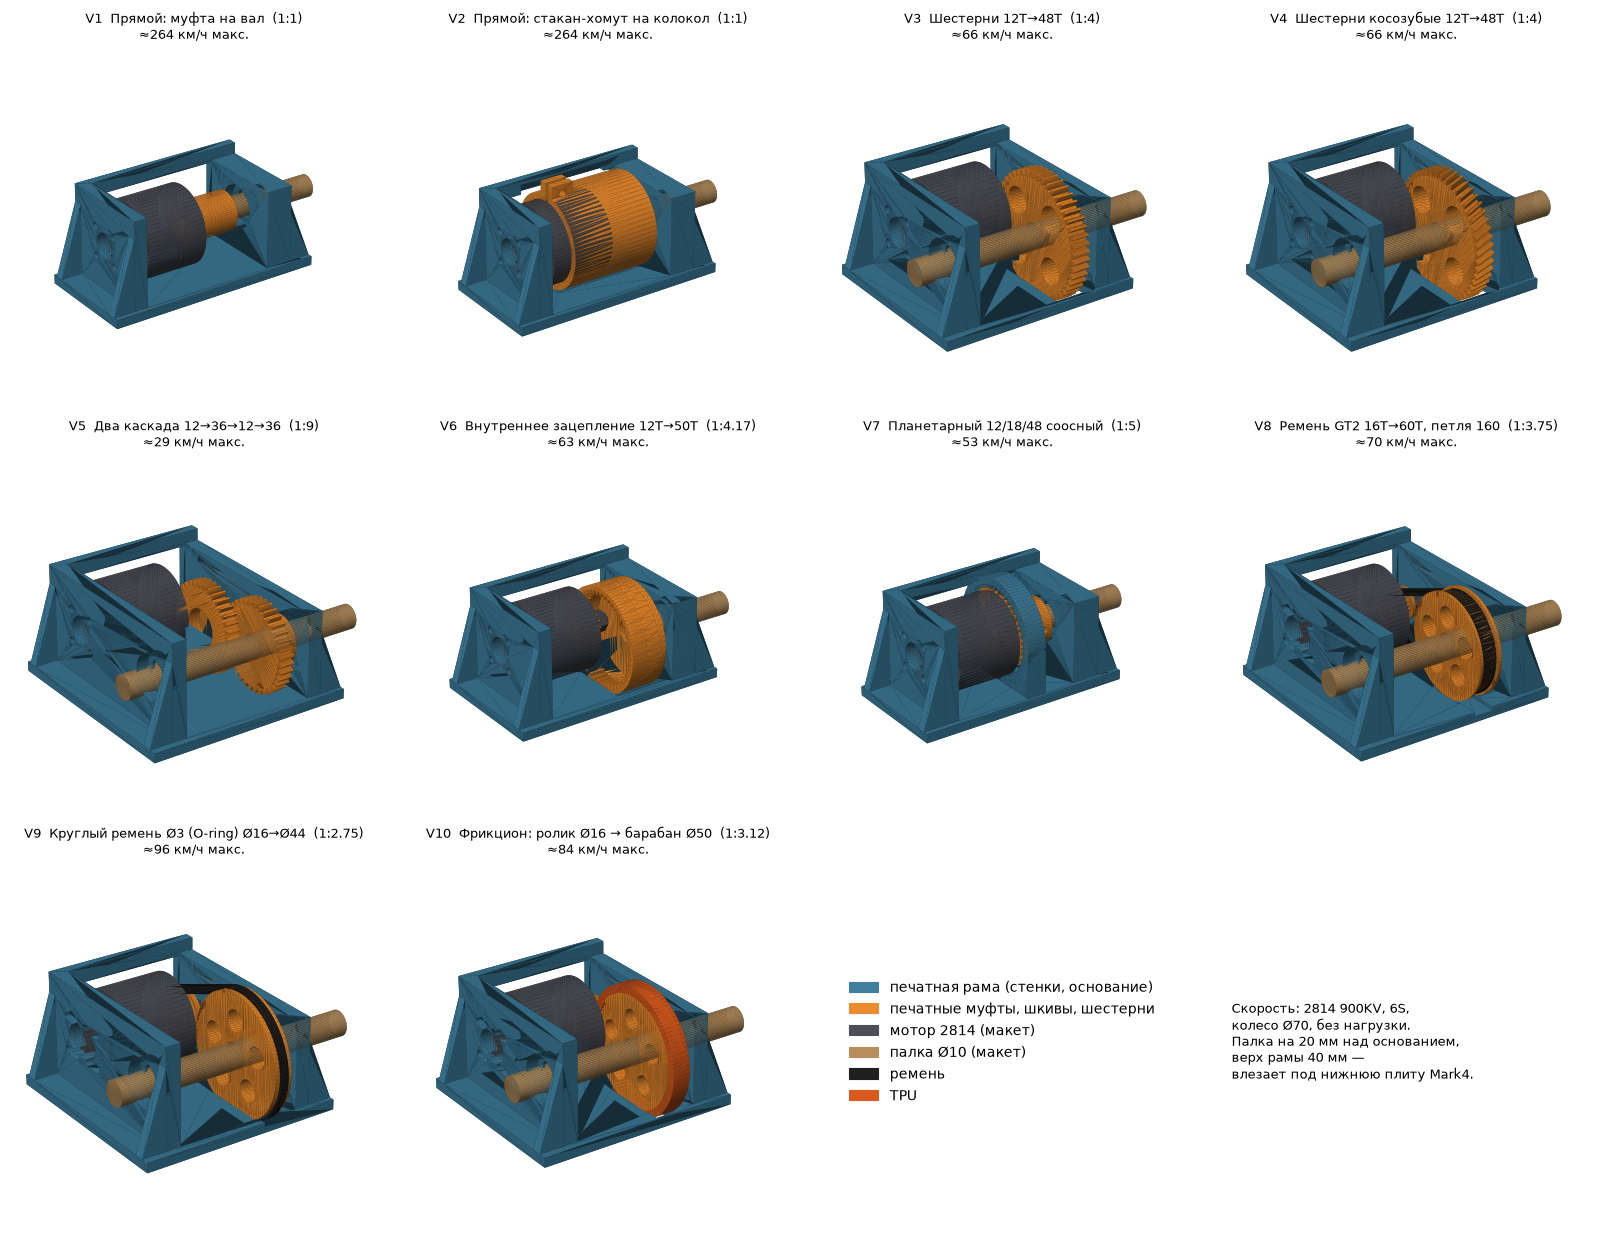

Here is the Python script that generated this plot:
"""
10 вариантов приводного модуля: мотор 2814 рядом с палкой Ø10 (ось мотора параллельна
палке, на одной высоте), коробчатая рама: левая стенка держит мотор и подшипник палки,
правая — второй подшипник, передача между колоколом мотора и правой стенкой.

Система координат: Y — вдоль палки, X — поперёк (мотор в -X от палки), Z вверх,
Z=0 — верх основания. Палка на Z = ROD_Z (как ось машинки: под нижней плитой дрона
остаётся место). Палка Ø10 в подшипниках 6800ZZ (10×19×5).

Запуск:  python3 drive_variants.py          -> stl/drive/V*/ + drive_variants.png
         python3 drive_variants.py --check  -> зацепления и касания
"""
import math
import os
import sys

import matplotlib
matplotlib.use("Agg")
import matplotlib.pyplot as plt
from matplotlib.patches import Patch
from mpl_toolkits.mplot3d.art3d import Poly3DCollection
import numpy as np

from generate_car import M, m3d, box, cyl_y, cyl_z, union, hex_prism, to_trimesh, on_bed

HERE = os.path.dirname(os.path.abspath(__file__))

# ---------------- ПАРАМЕТРЫ (мм) ----------------
ROD_Z = 20.0            # высота палки над основанием
ROD_R = 5.0             # палка Ø10
BRG_D, BRG_W = 19.1, 5.0   # 6800ZZ
WALL_T = 6.0
WALL_TOP = 40.0         # под нижнюю плиту дрона (42 в машинке)
BASE_T = 4.0
# мотор 2814: колокол Ø35, лапа→верх колокола 32, вал M5 выступает 14
MOTOR_R, MOTOR_L, SHAFT_L = 17.5, 32.0, 14.0
MOTOR_DIAG = 19.0       # замер: между центрами отверстий мотора по диагонали
MOTOR_HOLES = [(sx * MOTOR_DIAG / 2 / math.sqrt(2), sz * MOTOR_DIAG / 2 / math.sqrt(2))
               for sx in (-1, 1) for sz in (-1, 1)]   # квадрат 13.4 × 13.4, M3
P0 = MOTOR_L + 1.0      # начало плоскости передачи (за верхом колокола)
KV, VOLT, WHEEL_D = 900, 22.2, 70.0   # для оценки скорости: 2814 900KV, 6S, колесо Ø70
GM = 1.0                # модуль шестерён
BL = 0.15               # боковой зазор (утонение зуба)
# ------------------------------------------------

COL = {"frame": (0.25, 0.50, 0.62), "print": (0.93, 0.55, 0.18), "motor": (0.30, 0.31, 0.34),
       "rod": (0.72, 0.56, 0.36), "belt": (0.12, 0.12, 0.12), "tpu": (0.85, 0.35, 0.12)}


# ---------------------------------------------------------------- 2D профили
def involute(z, m=GM, shift=0.0, backlash=BL, ha=1.0, hf=1.25, pts=10):
    """Внешнее эвольвентное колесо, зуб №0 по +X."""
    pa = math.radians(20)
    rp = m * z / 2
    rb = rp * math.cos(pa)
    ra = rp + m * (ha + shift)
    rf = rp - m * (hf - shift)
    s = m * (math.pi / 2 + 2 * shift * math.tan(pa)) - backlash
    inv = lambda a: math.tan(a) - a
    half = s / (2 * rp) + inv(pa)
    psi = lambda r: half if r <= rb else half - inv(math.acos(rb / r))
    r0 = max(rb, rf)
    rs = [r0 + (ra - r0) * i / pts for i in range(pts + 1)]
    poly = []
    for i in range(z):
        c = 2 * math.pi * i / z
        prof = [(rf, c - psi(r0))] + [(r, c - psi(r)) for r in rs] + \
               [(r, c + psi(r)) for r in reversed(rs)] + [(rf, c + psi(r0))]
        poly += [(r * math.cos(a), r * math.sin(a)) for r, a in prof]
    return m3d.CrossSection([poly])


def ring_gear(z, outer_r, m=GM, shift=0.0, tip_r=None):
    """Венец с внутренними зубьями: впадины — это профиль внешнего колеса-«долбяка»."""
    rp = m * z / 2
    tip_r = tip_r or rp - m * (1 - shift) + 0.4
    tool = involute(z, m, shift, backlash=-BL, ha=1.25)
    return circle(outer_r) - (tool + circle(tip_r))


def circle(r, n=96):
    return m3d.CrossSection.circle(r, n)


def gt2_pulley(teeth):
    pd = teeth * 2 / math.pi
    od = pd - 0.508
    cs = circle(od / 2, 128)
    grooves = [circle(0.6, 16).translate([od / 2 * math.cos(2 * math.pi * i / teeth),
                                          od / 2 * math.sin(2 * math.pi * i / teeth)]) for i in range(teeth)]
    return cs - m3d.CrossSection.batch_boolean(grooves, m3d.OpType.Add), pd / 2


def band(c1, r1, c2, r2, t):
    """Открытый ремень вокруг двух шкивов (2D кольцо толщиной t по делительным радиусам)."""
    outer = m3d.CrossSection.batch_hull([circle(r1 + t / 2).translate(c1), circle(r2 + t / 2).translate(c2)])
    inner = m3d.CrossSection.batch_hull([circle(r1 - t / 2).translate(c1), circle(r2 - t / 2).translate(c2)])
    return outer - inner


def belt_length(a, r1, r2):
    return 2 * a + math.pi * (r1 + r2) + (r2 - r1) ** 2 / a


def solve_a(L, r1, r2):
    lo, hi = abs(r2 - r1) + 1, 500
    for _ in range(80):
        mid = (lo + hi) / 2
        lo, hi = (mid, hi) if belt_length(mid, r1, r2) < L else (lo, mid)
    return (lo + hi) / 2


# ---------------------------------------------------------------- 3D размещение
def ext(cs, y0, y1, x=0.0, z=ROD_Z, twist=0.0, spin=0.0):
    """2D профиль (ось вращения = локальная Z) -> тело вдоль Y от y0 до y1 с центром (x, z)."""
    m = M.extrude(cs.rotate(spin), y1 - y0, n_divisions=12 if twist else 0, twist_degrees=twist)
    return m.rotate([-90, 0, 0]).translate([x, y0, z])


def motor(x):
    return union([cyl_y(15.0, 0, 4, x, ROD_Z), cyl_y(MOTOR_R, 4, MOTOR_L, x, ROD_Z),
                  cyl_y(2.5, MOTOR_L, MOTOR_L + SHAFT_L, x, ROD_Z, 24)])


def rod(y0, y1, x=0.0):
    return cyl_y(ROD_R, y0, y1, x, ROD_Z, 48)


def frame(motor_x, right_y0, rod_through_left=True, slots=0.0, extra_left=None, right_t=WALL_T,
          right_xspan=None):
    """Коробчатая рама. Левая стенка y∈[-WALL_T,0], правая y∈[right_y0, right_y0+right_t]."""
    xl0 = min(motor_x - 22, -14)
    xl1 = max(motor_x + 22, 14) if not rod_through_left else max(14, motor_x + 22)
    if extra_left:
        xl0 = min(xl0, extra_left[0]); xl1 = max(xl1, extra_left[1])
    y_end = right_y0 + right_t
    xr0, xr1 = xl0, max(xl1, 15)
    xb0, xb1 = min(xl0, xr0) - 2, max(xl1, xr1) + 2
    parts = [box(xb0, xb1, -WALL_T - 10, y_end + 10, -BASE_T, 0),
             box(xl0, xl1, -WALL_T, 0, 0, WALL_TOP),
             box(xr0, xr1, right_y0, y_end, 0, ROD_Z + 15)]
    parts.append(cyl_y(13, right_y0, y_end, 0, ROD_Z))
    # косынки снаружи стенок
    for gx in (xl0, xl1 - 4):
        parts.append(M.hull_points([[gx, -WALL_T, 0], [gx + 4, -WALL_T, 0], [gx, -WALL_T - 10, 0],
                                    [gx + 4, -WALL_T - 10, 0], [gx, -WALL_T, 32], [gx + 4, -WALL_T, 32]]))
    for gx in (xr0, xr1 - 4):
        parts.append(M.hull_points([[gx, y_end, 0], [gx + 4, y_end, 0], [gx, y_end + 10, 0],
                                    [gx + 4, y_end + 10, 0], [gx, y_end, 26], [gx + 4, y_end, 26]]))
    # задняя стенка-связь (за мотором) с окном: коробка не складывается при ударе
    back = box(xl0, xl0 + 4, -WALL_T, y_end, 0, WALL_TOP)
    back -= box(xl0 - 1, xl0 + 5, 3, y_end - 4, 7, WALL_TOP - 6)
    parts.append(back)
    parts.append(box(xl0, xl1, -WALL_T, -WALL_T + 0.01, 0, 0.01))
    f = union(parts)
    cuts = [cyl_y(6.0, -WALL_T - 1, 1, motor_x, ROD_Z)]
    for dx, dz in MOTOR_HOLES:
        if slots:
            cuts.append(M.batch_hull([cyl_y(1.65, -WALL_T - 1, 1, motor_x + dx - slots, ROD_Z + dz, 20),
                                      cyl_y(1.65, -WALL_T - 1, 1, motor_x + dx + slots, ROD_Z + dz, 20)]))
        else:
            cuts.append(cyl_y(1.65, -WALL_T - 1, 1, motor_x + dx, ROD_Z + dz, 20))
    if slots:
        cuts.append(M.batch_hull([cyl_y(6.0, -WALL_T - 1, 1, motor_x - slots, ROD_Z),
                                  cyl_y(6.0, -WALL_T - 1, 1, motor_x + slots, ROD_Z)]))
    if rod_through_left:
        cuts += [cyl_y(BRG_D / 2, -WALL_T - 1, -WALL_T + BRG_W, 0, ROD_Z), cyl_y(6.5, -WALL_T - 1, 1, 0, ROD_Z)]
    cuts += [cyl_y(BRG_D / 2, y_end - BRG_W, y_end + 1, 0, ROD_Z), cyl_y(6.5, right_y0 - 1, y_end + 1, 0, ROD_Z)]
    if right_t >= 2 * BRG_W + 1:
        cuts.append(cyl_y(BRG_D / 2, right_y0 - 1, right_y0 + BRG_W, 0, ROD_Z))
    return f - union(cuts)


def hub(y0, y1, r=10.0):
    """Ступица на палку Ø10: 2 стопорных винта M3 под 90° (на лыску палки),
    гайки M3 вставляются в пазы с торца ступицы."""
    h = cyl_y(r, y0, y1, 0, ROD_Z) - cyl_y(ROD_R + 0.15, y0 - 1, y1 + 1, 0, ROD_Z)
    ym = (y0 + y1) / 2
    cuts = []
    for ang in (90, 0):          # сверху и сбоку
        a = math.radians(ang)
        ux, uz = math.cos(a), math.sin(a)
        screw = M.cylinder(r + 1, 1.6, 1.6, 16).rotate([0, 90, 0]).rotate([0, -ang, 0]).translate([0, ym, ROD_Z])
        rn = ROD_R + 2.3     # гайка между палкой и наружной стенкой ступицы
        nut = (hex_prism(5.8, -1.3, 1.3).rotate([0, 90, 0]).rotate([0, -ang, 0])
               .translate([rn * ux, ym, ROD_Z + rn * uz]))
        slot = box(-2.9, 2.9, ym, y1 + 1, -1.3, 1.3).rotate([0, 90, 0]).rotate([0, -ang, 0]) \
            .translate([rn * ux, 0, ROD_Z + rn * uz])
        cuts += [screw, nut, slot]
    return h - union(cuts)


def on_shaft(cs, y0, y1, x, spin=0.0, twist=0.0, nut=True):
    """Деталь на вал M5 мотора, зажата гайкой пропеллера."""
    return ext(cs, y0, y1, x, twist=twist, spin=spin) - cyl_y(2.6, y0 - 1, y1 + 1, x, ROD_Z, 24)


def nut_proxy(x, y0):
    return hex_prism(8.0, 0, 4.5).rotate([-90, 0, 0]).translate([x, y0, ROD_Z])


# ---------------------------------------------------------------- зацепления
def phase_search(drv_cs, drv_pos, drn_cs, drn_pos, period):
    best, bp = 1e9, 0.0
    d = drv_cs.translate(drv_pos)
    for i in range(int(period / 0.25) + 1):
        a = i * 0.25
        v = (d ^ drn_cs.rotate(a).translate(drn_pos)).area()
        if v < best:
            best, bp = v, a
    return bp, best


def mesh_sweep(drv_cs, drv_pos, drv_ph, drn_cs, drn_pos, drn_ph, ratio, steps=40, internal=False):
    """Крутим ведущее на шаг зуба, ведомое — с передаточным; ищем максимум пересечения."""
    worst, eng = 0.0, 1e9
    z_period = 30.0
    for i in range(steps + 1):
        a = z_period * i / steps
        d = drv_cs.rotate(drv_ph + a).translate(drv_pos)
        n = drn_cs.rotate(drn_ph + (a / ratio if internal else -a / ratio)).translate(drn_pos)
        worst = max(worst, (d ^ n).area())
        # зуб в зацеплении: доворот ведомого на 1/4 шага обязан дать пересечение
        kick = 90.0 / (ratio * 12)
        n2 = drn_cs.rotate(drn_ph + (a / ratio if internal else -a / ratio) + kick).translate(drn_pos)
        n3 = drn_cs.rotate(drn_ph + (a / ratio if internal else -a / ratio) - kick).translate(drn_pos)
        eng = min(eng, max((d ^ n2).area(), (d ^ n3).area()))
    return worst, eng


# ---------------------------------------------------------------- варианты
def v_coupler():
    """Прямой привод: муфта на вал мотора, палка соосно."""
    mx = 0.0
    y1 = MOTOR_L + 22
    c = cyl_y(9, MOTOR_L + 0.5, y1, 0, ROD_Z)
    c -= union([cyl_y(2.6, MOTOR_L - 1, MOTOR_L + 9, 0, ROD_Z, 24),
                hex_prism(8.3, 0, 7).rotate([-90, 0, 0]).translate([0, MOTOR_L + 6, ROD_Z]),   # гайка вала внутри
                cyl_y(ROD_R + 0.15, MOTOR_L + 9, y1 + 1, 0, ROD_Z)])
    c -= M.cylinder(20, 1.4, 1.4, 16).translate([0, 0, -10]).translate([0, y1 - 6, ROD_Z])
    ry = y1 + 6
    fr = frame(mx, ry, rod_through_left=False, right_t=2 * BRG_W + 2)
    return dict(name="Прямой: муфта на вал", ratio=1.0, frame=fr,
                parts=[("coupler", c, "print", 1)], motor=motor(mx),
                extra=[("rod", rod(MOTOR_L + 10, ry + 2 * BRG_W + 2 + 25), "rod")],
                note="самый простой; очень быстрый, рывок при старте")


def v_bell_clamp():
    """Прямой привод: стакан-хомут на колокол."""
    mx = 0.0
    y0, y1 = 12.0, MOTOR_L + 20
    c = cyl_y(MOTOR_R + 3, y0, y1, 0, ROD_Z)
    ear = box(-4, 4, y0, y0 + 10, ROD_Z + MOTOR_R, ROD_Z + MOTOR_R + 8)
    c = union([c, ear])
    c -= union([cyl_y(MOTOR_R + 0.2, y0 - 1, MOTOR_L + 0.01, 0, ROD_Z),
                cyl_y(4.5, MOTOR_L - 1, MOTOR_L + 5, 0, ROD_Z),
                cyl_y(ROD_R + 0.15, MOTOR_L + 5, y1 + 1, 0, ROD_Z),
                box(-0.8, 0.8, y0 - 1, y0 + 11, ROD_Z, ROD_Z + MOTOR_R + 9),              # прорезь хомута
                M.cylinder(12, 1.65, 1.65, 16).rotate([0, 90, 0]).translate([-6, y0 + 5, ROD_Z + MOTOR_R + 4])])
    ry = y1 + 6
    fr = frame(mx, ry, rod_through_left=False, right_t=2 * BRG_W + 2)
    return dict(name="Прямой: стакан-хомут на колокол", ratio=1.0, frame=fr,
                parts=[("bell_clamp", c, "print", 1)], motor=motor(mx),
                extra=[("rod", rod(MOTOR_L + 5, ry + 2 * BRG_W + 2 + 25), "rod")],
                note="момент берётся с колокола, вал не нагружен; очень быстрый")


def v_spur(z1=12, z2=48, helical=False):
    a = GM * (z1 + z2) / 2 + 0.1
    mx = -a
    w = 7.0
    p = involute(z1, shift=0.3)
    g = involute(z2, shift=-0.3)
    ph, _ = phase_search(p, (-a, 0), g, (0, 0), 360 / z2)
    beta = math.radians(20)
    tw1 = math.degrees(w * math.tan(beta) / (GM * z1 / 2)) if helical else 0
    tw2 = -math.degrees(w * math.tan(beta) / (GM * z2 / 2)) if helical else 0
    pin = on_shaft(p, P0, P0 + w, mx, twist=tw1)
    gear = ext(g, P0, P0 + w, 0, spin=ph, twist=tw2)
    gear = union([gear, hub(P0 + w - 0.01, P0 + w + 8)]) - cyl_y(ROD_R + 0.15, P0 - 1, P0 + w + 9, 0, ROD_Z)
    for i in range(4):
        an = math.radians(45 + 90 * i)
        gear -= cyl_y(5.5, P0 - 1, P0 + w + 1, 14.5 * math.cos(an), ROD_Z + 14.5 * math.sin(an), 32)
    ry = P0 + w + 10
    fr = frame(mx, ry)
    name = f"Шестерни {'косозубые' if helical else ''} {z1}T→{z2}T".replace("  ", " ")
    return dict(name=name, ratio=z2 / z1, frame=fr,
                parts=[(f"pinion_{z1}T", pin, "print", 1), (f"gear_{z2}T", gear, "print", 1)],
                motor=union([motor(mx), nut_proxy(mx, P0 + w)]),
                extra=[("rod", rod(-WALL_T - 12, ry + WALL_T + 25), "rod")],
                mesh=[(p, (-a, 0), 0, g, (0, 0), ph, z2 / z1, False)],
                note="тише и плавнее, осевая сила на подшипник" if helical else "надёжно, без натяжения, слышно")


def v_two_stage():
    z1, z2 = 12, 36
    a = GM * (z1 + z2) / 2 + 0.1
    mx, ix = -2 * a, -a
    w = 6.0
    p, g = involute(z1, shift=0.3), involute(z2, shift=-0.3)
    ph1, _ = phase_search(p, (mx, 0), g, (ix, 0), 360 / z2)
    # промежуточный блок: 36T (ступень 1) + 12T (ступень 2) на оси M5
    blk = union([ext(g, P0, P0 + w, ix, spin=ph1), ext(p, P0 + w, P0 + 2 * w + 0.5, ix, spin=ph1)])
    # 2 × 625ZZ по торцам блока, ось — болт M5 из правой стенки
    blk -= union([cyl_y(8.05, P0 - 1, P0 + 5, ix, ROD_Z), cyl_y(8.05, P0 + 2 * w - 4.5, P0 + 2 * w + 2, ix, ROD_Z),
                  cyl_y(3.0, P0 - 1, P0 + 2 * w + 2, ix, ROD_Z)])
    small_rel = p.rotate(ph1).translate([ix, 0])
    ph2, _ = phase_search(small_rel, (0, 0), g, (0, 0), 360 / z2)
    gear = union([ext(g, P0 + w + 0.5, P0 + 2 * w + 0.5, 0, spin=ph2), hub(P0 + 2 * w + 0.49, P0 + 2 * w + 8)])
    gear -= cyl_y(ROD_R + 0.15, P0, P0 + 2 * w + 10, 0, ROD_Z)
    pin = on_shaft(p, P0, P0 + w, mx)
    ry = P0 + 2 * w + 10
    fr = frame(mx, ry)
    # ось промежуточного блока: M5 от правой стенки
    fr = union([fr, cyl_y(6, P0 + 2 * w + 0.8, ry + 0.01, ix, ROD_Z)]) - cyl_y(2.6, P0, ry + WALL_T + 1, ix, ROD_Z, 24)
    return dict(name="Два каскада 12→36→12→36", ratio=9.0, frame=fr,
                parts=[("pinion_12T", pin, "print", 1), ("idler_36T_12T", blk, "print", 1),
                       ("gear_36T", gear, "print", 1)],
                motor=union([motor(mx), nut_proxy(mx, P0 + w)]),
                extra=[("rod", rod(-WALL_T - 12, ry + WALL_T + 25), "rod")],
                mesh=[(p, (mx, 0), 0, g, (ix, 0), ph1, 3.0, False),
                      (p, (ix, 0), ph1, g, (0, 0), ph2, 3.0, False)],
                note="много момента, медленно; больше деталей")


def v_internal():
    z1, z2, m = 12, 50, 0.8
    a = m * (z2 - z1) / 2
    mx = -a
    w = 7.0
    p = involute(z1, m, shift=0.3, backlash=0.12)
    ring_cs = ring_gear(z2, 23.0, m, shift=0.3, tip_r=m * z2 / 2 - 0.4)
    ph, _ = phase_search(p, (-a, 0), ring_cs, (0, 0), 360 / z2)
    ring = ext(ring_cs, P0, P0 + w, 0, spin=ph)
    # за венцом — проставка-кольцо (внутри крутится гайка вала мотора), потом дно и ступица
    spacer = cyl_y(23, P0 + w - 0.01, P0 + w + 6.5, 0, ROD_Z) - cyl_y(20.5, P0 + w - 1, P0 + w + 7, 0, ROD_Z)
    cup = union([ring, spacer, cyl_y(23, P0 + w + 6.49, P0 + w + 9.5, 0, ROD_Z), hub(P0 + w + 9.49, P0 + w + 17)])
    cup -= cyl_y(ROD_R + 0.15, P0 + w + 6, P0 + w + 18, 0, ROD_Z)
    pin = on_shaft(p, P0, P0 + w, mx)
    ry = P0 + w + 19
    fr = frame(mx, ry, rod_through_left=False, right_t=2 * BRG_W + 2)
    return dict(name="Внутреннее зацепление 12T→50T", ratio=z2 / z1, frame=fr,
                parts=[("pinion_12T_m0.8", pin, "print", 1), ("ring_50T_cup", cup, "print", 1)],
                motor=union([motor(mx), nut_proxy(mx, P0 + w)]),
                extra=[("rod", rod(P0 + w + 9.5, ry + 2 * BRG_W + 2 + 25), "rod")],
                mesh=[(p, (-a, 0), 0, ring_cs, (0, 0), ph, z2 / z1, True)],
                note="зубья закрыты венцом, компактно по ширине; палка только с одной стороны")


def v_planetary():
    zs, zp, zr, m = 12, 18, 48, 0.8
    a = m * (zs + zp) / 2
    w = 7.0
    sun = involute(zs, m, shift=0.3, backlash=0.12)
    pl = involute(zp, m, shift=-0.3, backlash=0.12)
    ring_cs = ring_gear(zr, 23.0, m, shift=-0.3, tip_r=m * zr / 2 - 0.75)
    planets, phs = [], []
    for k in range(3):
        ang = 120 * k
        c = (a * math.cos(math.radians(ang)), a * math.sin(math.radians(ang)))
        # фаза сателлита против солнца
        best, bp = 1e9, 0
        for i in range(int(20 / 0.25) + 1):
            ph = i * 0.25
            v = (sun ^ pl.rotate(ph).translate(c)).area()
            if v < best:
                best, bp = v, ph
        phs.append((c, bp))
    # фаза венца против первого сателлита
    rph, _ = phase_search(pl.rotate(phs[0][1]), phs[0][0], ring_cs, (0, 0), 360 / zr)
    sun_m = on_shaft(sun, P0, P0 + w, 0)
    pl_parts = []
    for c, ph in phs:
        pm = ext(pl, P0, P0 + w, c[0], z=ROD_Z - c[1], spin=ph) - cyl_y(1.7, P0 - 1, P0 + w + 1, c[0], ROD_Z - c[1], 20)
        pl_parts.append(pm)
    ring = ext(ring_cs, P0 - 1, P0 + w + 0.5, 0, spin=rph)
    housing = union([box(-23, 23, P0 - 1, P0 + w + 0.5, 0, ROD_Z) - cyl_y(22.9, P0 - 2, P0 + w + 2, 0, ROD_Z), ring])
    carrier = cyl_y(16, P0 + w + 0.8, P0 + w + 5, 0, ROD_Z)
    carrier = union([carrier, hub(P0 + w + 4.99, P0 + w + 13)]) - cyl_y(ROD_R + 0.15, P0 + w, P0 + w + 14, 0, ROD_Z)
    for c, _ in phs:
        carrier -= cyl_y(1.25, P0 + w, P0 + w + 6, c[0], ROD_Z - c[1], 16)   # пины M3 саморезом
    ry = P0 + w + 15
    fr = frame(0.0, ry, rod_through_left=False, right_t=2 * BRG_W + 2)
    fr = union([fr, housing])
    return dict(name="Планетарный 12/18/48 соосный", no_cut=True, ratio=1 + zr / zs, frame=fr,
                parts=[("sun_12T", sun_m, "print", 1), ("planet_18T", pl_parts[0], "print", 3),
                       ("carrier", carrier, "print", 1)] + [(None, pm, "print", 0) for pm in pl_parts[1:]],
                motor=union([motor(0.0)]),
                extra=[("rod", rod(P0 + w + 5, ry + 2 * BRG_W + 2 + 25), "rod")],
                mesh=[(sun, (0, 0), 0, pl, phs[0][0], phs[0][1], zp / zs, False),
                      (pl, phs[0][0], phs[0][1], ring_cs, (0, 0), rph, zr / zp, True)],
                note="мотор соосно с палкой, самый компактный по высоте/длине; сложнее печать")


def v_gt2(t1=16, t2=60, L=160.0):
    p1, r1 = gt2_pulley(t1)
    p2, r2 = gt2_pulley(t2)
    a = solve_a(L, r1, r2)
    mx = -a
    w = 7.0
    fl = 1.2
    drv = union([ext(p1, P0 + fl, P0 + fl + w, mx), ext(circle(r1 + 1.5), P0, P0 + fl, mx),
                 ext(circle(r1 + 1.5), P0 + fl + w, P0 + 2 * fl + w, mx)]) - cyl_y(2.6, P0 - 1, P0 + 12, mx, ROD_Z, 24)
    big = union([ext(p2, P0 + fl, P0 + fl + w, 0), ext(circle(r2 + 1.5), P0, P0 + fl, 0),
                 ext(circle(r2 + 1.5), P0 + fl + w, P0 + 2 * fl + w, 0), hub(P0 + 2 * fl + w - 0.01, P0 + 2 * fl + w + 7)])
    big -= cyl_y(ROD_R + 0.15, P0 - 1, P0 + 30, 0, ROD_Z)
    for i in range(5):
        an = math.radians(90 + 72 * i)
        big -= cyl_y(4.5, P0 - 1, P0 + 2 * fl + w + 1, 11.5 * math.cos(an), ROD_Z + 11.5 * math.sin(an), 32)
    belt = ext(band((-a, 0), r1, (0, 0), r2, 1.4), P0 + fl + 0.3, P0 + fl + 6.3, 0)
    ry = P0 + 2 * fl + w + 9
    fr = frame(mx, ry, slots=2.5)
    return dict(name=f"Ремень GT2 {t1}T→{t2}T, петля {L:.0f}", ratio=t2 / t1, frame=fr,
                parts=[(f"pulley_GT2_{t1}T", drv, "print", 1), (f"pulley_GT2_{t2}T", big, "print", 1)],
                motor=union([motor(mx), nut_proxy(mx, P0 + 2 * fl + w)]),
                extra=[("rod", rod(-WALL_T - 12, ry + WALL_T + 25), "rod"), ("belt", belt, "belt")],
                note=f"тихо, гасит удары; межосевое {a:.1f} мм, натяжение пазами мотора")


def v_oring(d1=16.0, d2=44.0, cord=3.0):
    r1, r2 = d1 / 2, d2 / 2
    a = 40.0
    mx = -a
    w = 7.0

    def pulley(r, y0, x):
        body = ext(circle(r + 2), y0, y0 + w, x)
        groove = M.revolve(m3d.CrossSection.circle(cord / 2 + 0.2, 24).translate([r + cord / 2, 0]), 96)
        return body - groove.rotate([-90, 0, 0]).translate([x, y0 + w / 2, ROD_Z])
    drv = pulley(r1, P0, mx) - cyl_y(2.6, P0 - 1, P0 + w + 1, mx, ROD_Z, 24)
    big = union([pulley(r2, P0, 0), hub(P0 + w - 0.01, P0 + w + 7)]) - cyl_y(ROD_R + 0.15, P0 - 1, P0 + 30, 0, ROD_Z)
    for i in range(5):
        an = math.radians(90 + 72 * i)
        big -= cyl_y(4.5, P0 - 1, P0 + w + 1, 13.5 * math.cos(an), ROD_Z + 13.5 * math.sin(an), 32)
    belt = ext(band((-a, 0), r1 + cord / 2, (0, 0), r2 + cord / 2, cord), P0 + w / 2 - cord / 2, P0 + w / 2 + cord / 2, 0)
    L = belt_length(a, r1 + cord / 2, r2 + cord / 2)
    ry = P0 + w + 9
    fr = frame(mx, ry, slots=3.0)
    return dict(name=f"Круглый ремень Ø{cord:.0f} (O-ring) Ø{d1:.0f}→Ø{d2:.0f}", ratio=d2 / d1, frame=fr,
                parts=[("pulley_round_16", drv, "print", 1), ("pulley_round_44", big, "print", 1)],
                motor=union([motor(mx), nut_proxy(mx, P0 + w)]),
                extra=[("rod", rod(-WALL_T - 12, ry + WALL_T + 25), "rod"), ("belt", belt, "belt")],
                note=f"проскальзывает при ударе — бережёт мотор; кольцо ≈ L{L:.0f} мм с натягом 5–8 %")


def v_friction(d1=16.0, d2=50.0):
    r1, r2 = d1 / 2, d2 / 2
    a = r1 + r2 - 0.6     # преднатяг 0.6 мм в шину TPU
    mx = -a
    w = 8.0
    roll = ext(circle(r1), P0, P0 + w, mx)
    for i in range(18):          # насечка
        an = 2 * math.pi * i / 18
        roll -= cyl_y(0.6, P0 - 1, P0 + w + 1, mx + r1 * math.cos(an), ROD_Z + r1 * math.sin(an), 8)
    roll -= cyl_y(2.6, P0 - 1, P0 + w + 1, mx, ROD_Z, 24)
    drum = union([ext(circle(r2 - 3), P0, P0 + w, 0), hub(P0 + w - 0.01, P0 + w + 7)])
    drum -= cyl_y(ROD_R + 0.15, P0 - 1, P0 + 30, 0, ROD_Z)
    for i in range(5):
        an = math.radians(90 + 72 * i)
        drum -= cyl_y(4.0, P0 - 1, P0 + w + 1, 13 * math.cos(an), ROD_Z + 13 * math.sin(an), 32)
    tire = ext(circle(r2) - circle(r2 - 3.2), P0 + 0.5, P0 + w - 0.5, 0)
    ry = P0 + w + 9
    fr = frame(mx, ry, slots=2.0)
    return dict(name=f"Фрикцион: ролик Ø{d1:.0f} → барабан Ø{d2:.0f}", ratio=d2 / d1, frame=fr,
                parts=[("roller_16", roll, "print", 1), ("drum_50", drum, "print", 1), ("drum_tire_TPU", tire, "tpu", 1)],
                motor=union([motor(mx), nut_proxy(mx, P0 + w)]),
                extra=[("rod", rod(-WALL_T - 12, ry + WALL_T + 25), "rod")],
                note="мягкий старт, без шума; шина TPU изнашивается, теряет сцепление в воде/пыли")


VARIANTS = [
    ("V1", v_coupler), ("V2", v_bell_clamp), ("V3", lambda: v_spur(12, 48)), ("V4", lambda: v_spur(12, 48, True)),
    ("V5", v_two_stage), ("V6", v_internal), ("V7", v_planetary), ("V8", lambda: v_gt2(16, 60, 160)),
    ("V9", v_oring), ("V10", v_friction),
]


# ---------------------------------------------------------------- проверка, экспорт, рендер
def speed_kmh(ratio):
    rpm = KV * VOLT / ratio
    return rpm / 60 * math.pi * WHEEL_D / 1000 * 3.6


def check_variant(tag, v):
    ok = True
    msgs = []
    for (dc, dp, dph, nc, npos, nph, ratio, internal) in v.get("mesh", []):
        worst, eng = mesh_sweep(dc, dp, dph, nc, npos, nph, ratio, internal=internal)
        good = worst < 0.05 and eng > 0.05
        ok &= good
        msgs.append(f"клин {worst:.2f} / в зацеплении {eng:.2f} мм² {'✓' if good else '✗'}")
    moving = [p for _, p, _, _ in v["parts"]]
    for name, other in (("рама", v["frame"]), ("мотор", v["motor"])):
        for i, p in enumerate(moving):
            vol = (p ^ other).volume()
            if vol > 1.0 and not (name == "мотор" and v["parts"][i][0] in ("coupler", "bell_clamp")):
                ok = False
                msgs.append(f"{v['parts'][i][0]}∩{name} {vol:.0f} мм³")
    lo = v["frame"].bounding_box()
    allb = union([v["frame"], v["motor"]] + moving).bounding_box()
    dims = (allb[3] - allb[0], allb[4] - allb[1] + 0, allb[5] - allb[2])
    msgs.append(f"габарит {dims[0]:.0f}×{dims[1]:.0f}×{dims[2]:.0f}")
    return ok, msgs, dims


def render(vs, path):
    fig = plt.figure(figsize=(20, 15.5))
    light = np.array([0.4, -0.6, 0.75]); light /= np.linalg.norm(light)
    for k, (tag, v) in enumerate(vs):
        ax = fig.add_subplot(3, 4, k + 1, projection="3d")
        items = [(v["frame"], "frame"), (v["motor"], "motor")]
        items += [(p, c) for _, p, c, _ in v["parts"]] + [(p, c) for _, p, c in v["extra"]]
        tris_all, cols_all = [], []
        for man, col in items:
            tm = to_trimesh(man)
            shade = 0.35 + 0.65 * np.clip(tm.face_normals @ light, 0, 1)
            tris_all.append(tm.vertices[tm.faces])
            cols_all.append(np.c_[np.outer(shade, np.array(COL[col])), np.ones_like(shade)])
        T = np.concatenate(tris_all)
        # одна коллекция: сортировка по граням, а не по деталям — рама не перекрывает шестерни
        ax.add_collection3d(Poly3DCollection(T, facecolors=np.concatenate(cols_all), edgecolor="none"))
        V = T.reshape(-1, 3)
        lo, hi = V.min(0), V.max(0)
        c = (lo + hi) / 2; r = (hi - lo).max() / 2 * 0.8
        ax.set_xlim(c[0] - r, c[0] + r); ax.set_ylim(c[1] - r, c[1] + r); ax.set_zlim(c[2] - r, c[2] + r)
        ax.set_box_aspect((1, 1, 1)); ax.view_init(26, -35); ax.set_axis_off()
        ax.set_title(f"{tag}  {v['name']}  (1:{v['ratio']:.3g})\n≈{speed_kmh(v['ratio']):.0f} км/ч макс.",
                     fontsize=12)
    ax = fig.add_subplot(3, 4, 11); ax.set_axis_off()
    handles = [Patch(color=COL["frame"], label="печатная рама (стенки, основание)"),
               Patch(color=COL["print"], label="печатные муфты, шкивы, шестерни"),
               Patch(color=COL["motor"], label="мотор 2814 (макет)"),
               Patch(color=COL["rod"], label="палка Ø10 (макет)"),
               Patch(color=COL["belt"], label="ремень"),
               Patch(color=COL["tpu"], label="TPU")]
    ax.legend(handles=handles, loc="center", fontsize=13, frameon=False)
    ax = fig.add_subplot(3, 4, 12); ax.set_axis_off()
    ax.text(0.02, 0.5, f"Скорость: 2814 {KV}KV, 6S,\nколесо Ø{WHEEL_D:.0f}, без нагрузки.\n"
            f"Палка на {ROD_Z:.0f} мм над основанием,\nверх рамы {WALL_TOP:.0f} мм —\nвлезает под нижнюю плиту Mark4.",
            fontsize=12, va="center")
    plt.tight_layout()
    plt.savefig(path, dpi=80)


def clear_frame(v):
    """Прорези в основании/стенках под вращающиеся детали и ремень (зазор 1 мм)."""
    if v.get("no_cut"):
        return
    cuts = []
    for _, p, _, _ in v["parts"]:
        x0, y0, z0, x1, y1, z1 = p.bounding_box()
        r = max(x1 - x0, z1 - z0) / 2
        cuts.append(cyl_y(r + 1.0, y0 - 0.6, y1 + 0.6, (x0 + x1) / 2, (z0 + z1) / 2))
    for nm, p, col in v["extra"]:
        if col == "belt":
            x0, y0, z0, x1, y1, z1 = p.bounding_box()
            cuts.append(box(x0 - 1, x1 + 1, y0 - 1, y1 + 1, -1.5, 1.0))   # канавка под ремень
    v["frame"] = v["frame"] - union(cuts)


def main():
    vs = [(tag, f()) for tag, f in VARIANTS]
    for _, v in vs:
        clear_frame(v)
    all_ok = True
    for tag, v in vs:
        ok, msgs, _ = check_variant(tag, v)
        all_ok &= ok
        print(f"{tag:4s} {v['name']:42s} 1:{v['ratio']:<5.3g} ≈{speed_kmh(v['ratio']):4.0f} км/ч  "
              f"[{'OK' if ok else 'ПРОБЛЕМА'}] " + "; ".join(msgs))
    if "--check" in sys.argv:
        return 0 if all_ok else 1
    out = os.path.join(HERE, "stl", "drive")
    for tag, v in vs:
        d = os.path.join(out, f"{tag}")
        os.makedirs(d, exist_ok=True)
        to_trimesh(on_bed(v["frame"])).export(os.path.join(d, f"{tag}_frame_x1.stl"))
        for name, p, col, n in v["parts"]:
            if name and n:
                to_trimesh(on_bed(p.rotate([90, 0, 0]))).export(os.path.join(d, f"{tag}_{name}_x{n}.stl"))
    render(vs, os.path.join(HERE, "drive_variants.png"))
    print("drive_variants.png")
    return 0 if all_ok else 1


if __name__ == "__main__":
    sys.exit(main())
